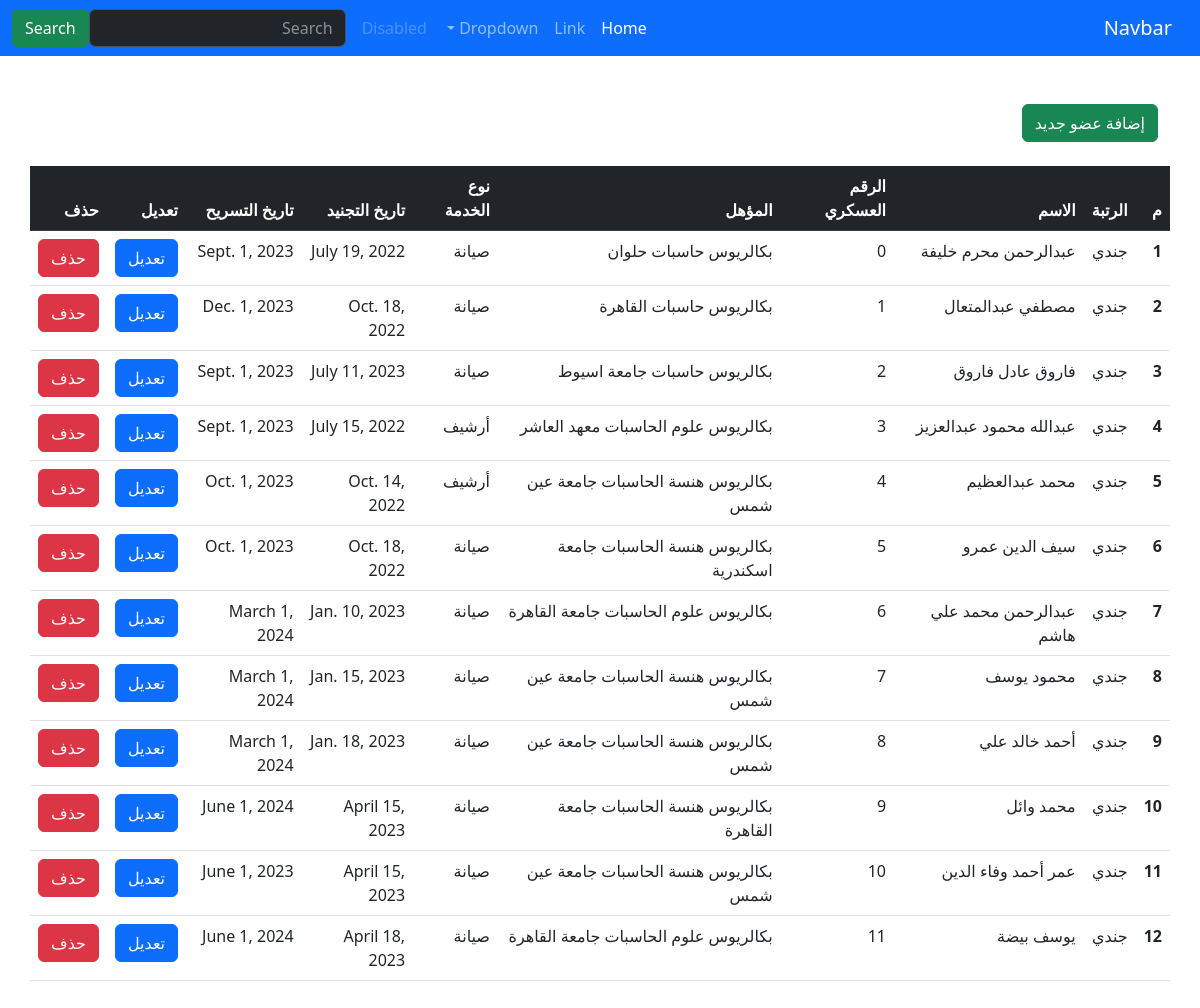
Screenshot of /accounts/ (signed in) with the database file from the repository.
### accounts/models.py (models this page shows, shortened)
class User(AbstractBaseUser):
    fullname        = models.CharField(max_length=50,verbose_name="Full Name",unique=False)
    militry_id      = models.CharField(unique = True, max_length=30)
    password        = models.CharField(max_length=150)
    is_active       = models.BooleanField(default=True)
    is_staff        = models.BooleanField(default=False)
    is_superuser    = models.BooleanField(default=False)
    moahl           = models.CharField(max_length=150, null=True)
    moahl_type      = models.ForeignKey(Moahl_Type, null=True, on_delete=models.PROTECT)
    rank            = models.ForeignKey(Rank, null=True, on_delete=models.PROTECT)
    work_category   = models.ForeignKey(Work_Category, null=True, on_delete=models.PROTECT)
    tagned_date     = models.DateField(null=True, blank=True)
    end_date        = models.DateField(null=True, blank=True)
    USERNAME_FIELD  = 'militry_id'
    REQUIRED_FIELDS = ['fullname']
    objects = accountManager()

class Rank (models.Model):
    name    = models.CharField(max_length=20)
    rank    = models.IntegerField()
    def __str__(self):
        return self.name

class Work_Category (models.Model):
    name    = models.CharField(max_length=20)
    def __str__(self):
        return self.name

### accounts/views.py (the view)
# urls.py: path("",views.index, name="index"),
@login_required
def index(request):
    return render(request, "accounts/index.html", {"users":User.objects.all()})

### accounts/templates/accounts/index.html (shortened to what this page needs)
{% extends 'base.html' %}
{% block body %}
<div class="container my-5">
  <a href="{% url 'accounts:add' %}" class="btn btn-success mb-4">إضافة عضو جديد</a>
  <div class="row">
    <table class="table table-hover ">
      <thead class="table-dark">
        <tr>
          <th scope="col">م</th>
          <th scope="col">الرتبة</th>
          <th scope="col">الاسم</th>
          <th scope="col">الرقم العسكري</th>
          <th scope="col">المؤهل</th>
          <th scope="col">نوع الخدمة</th>
          <th scope="col">تاريخ التجنيد</th>
          <th scope="col">تاريخ التسريح</th>
          <th scope="col">تعديل</th>
          <th scope="col">حذف</th>
        </tr>
      </thead>
      <tbody>
        {% for user in users %}
        <tr>
            <th scope="row">{{forloop.counter}}</th>
            <td>{{user.rank}}</td>
            <td>{{user.fullname}}</td>
            <td>{{user.militry_id}}</td>
            <td>{{user.moahl}}</td>
            <td>{{user.work_category}}</td>
            <td>{{user.tagned_date}}</td>
            <td>{{user.end_date}}</td>
            <td><a href="{% url 'accounts:edit' user.militry_id  %}" class="btn btn-primary">تعديل</a></td>
            <td><a href="{% url 'accounts:delete' user.militry_id  %}" class="btn btn-danger">حذف</a></td>
          </tr>
          {% endfor %}
      </tbody>
    </table>
  </div>
</div>
{% endblock body %}

### rows the page displays
User: rank "جندي", fullname "عبدالرحمن محرم خليفة", militry_id "0", moahl "بكالريوس حاسبات حلوان", work_category "صيانة", tagned_date "July 19, 2022", end_date "Sept. 1, 2023"
User: rank "جندي", fullname "مصطفي عبدالمتعال", militry_id "1", moahl "بكالريوس حاسبات القاهرة", work_category "صيانة", tagned_date "Oct. 18, 2022", end_date "Dec. 1, 2023"
User: rank "جندي", fullname "فاروق عادل فاروق", militry_id "2", moahl "بكالريوس حاسبات جامعة اسيوط", work_category "صيانة", tagned_date "July 11, 2023", end_date "Sept. 1, 2023"
User: rank "جندي", fullname "عبدالله محمود عبدالعزيز", militry_id "3", moahl "بكالريوس علوم الحاسبات معهد العاشر", work_category "أرشيف", tagned_date "July 15, 2022", end_date "Sept. 1, 2023"
User: rank "جندي", fullname "محمد عبدالعظيم", militry_id "4", moahl "بكالريوس هنسة الحاسبات جامعة عين شمس", work_category "أرشيف", tagned_date "Oct. 14, 2022", end_date "Oct. 1, 2023"
User: rank "جندي", fullname "سيف الدين عمرو", militry_id "5", moahl "بكالريوس هنسة الحاسبات جامعة اسكندرية", work_category "صيانة", tagned_date "Oct. 18, 2022", end_date "Oct. 1, 2023"
User: rank "جندي", fullname "عبدالرحمن محمد علي هاشم", militry_id "6", moahl "بكالريوس علوم الحاسبات جامعة القاهرة", work_category "صيانة", tagned_date "Jan. 10, 2023", end_date "March 1, 2024"
User: rank "جندي", fullname "محمود يوسف", militry_id "7", moahl "بكالريوس هنسة الحاسبات جامعة عين شمس", work_category "صيانة", tagned_date "Jan. 15, 2023", end_date "March 1, 2024"
User: rank "جندي", fullname "أحمد خالد علي", militry_id "8", moahl "بكالريوس هنسة الحاسبات جامعة عين شمس", work_category "صيانة", tagned_date "Jan. 18, 2023", end_date "March 1, 2024"
User: rank "جندي", fullname "محمد وائل", militry_id "9", moahl "بكالريوس هنسة الحاسبات جامعة القاهرة", work_category "صيانة", tagned_date "April 15, 2023", end_date "June 1, 2024"
User: rank "جندي", fullname "عمر أحمد وفاء الدين", militry_id "10", moahl "بكالريوس هنسة الحاسبات جامعة عين شمس", work_category "صيانة", tagned_date "April 15, 2023", end_date "June 1, 2023"
User: rank "جندي", fullname "يوسف بيضة", militry_id "11", moahl "بكالريوس علوم الحاسبات جامعة القاهرة", work_category "صيانة", tagned_date "April 18, 2023", end_date "June 1, 2024"
